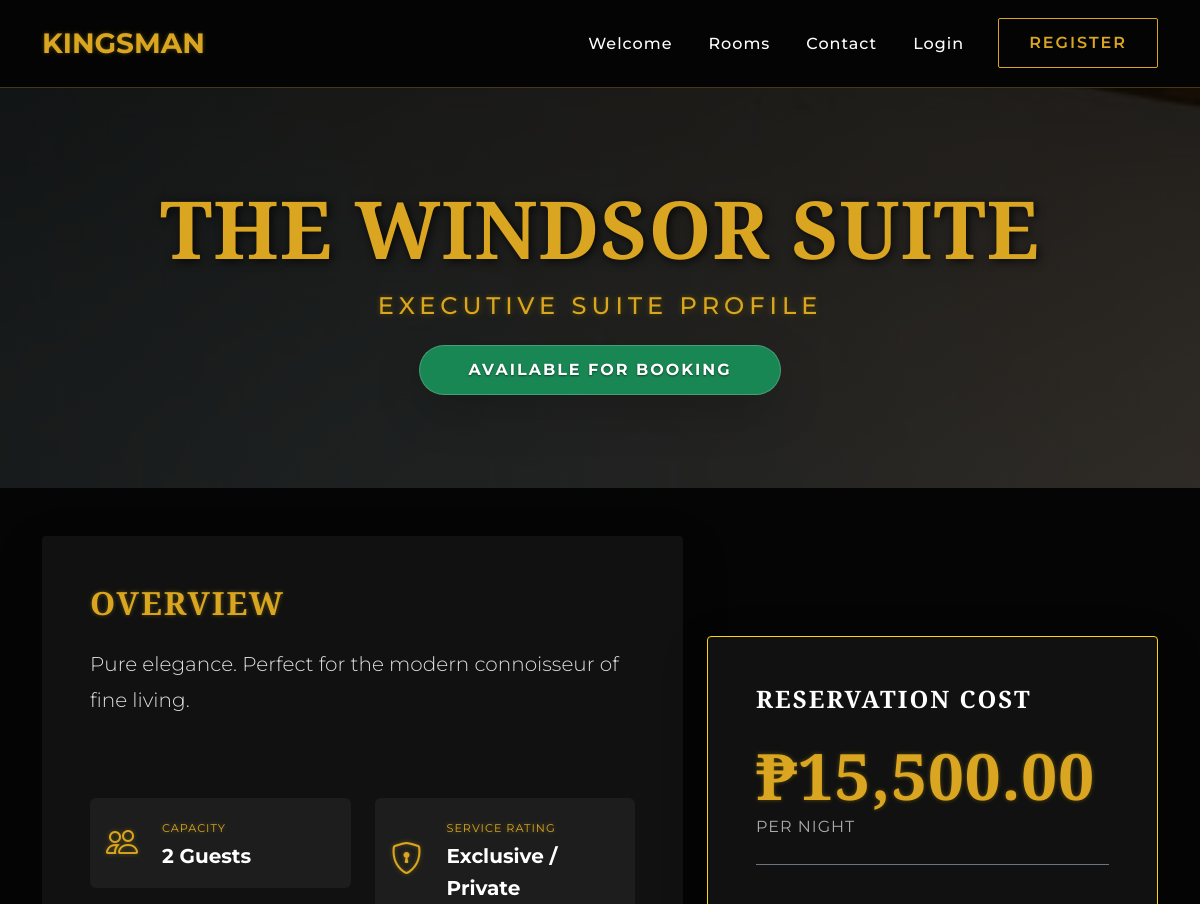
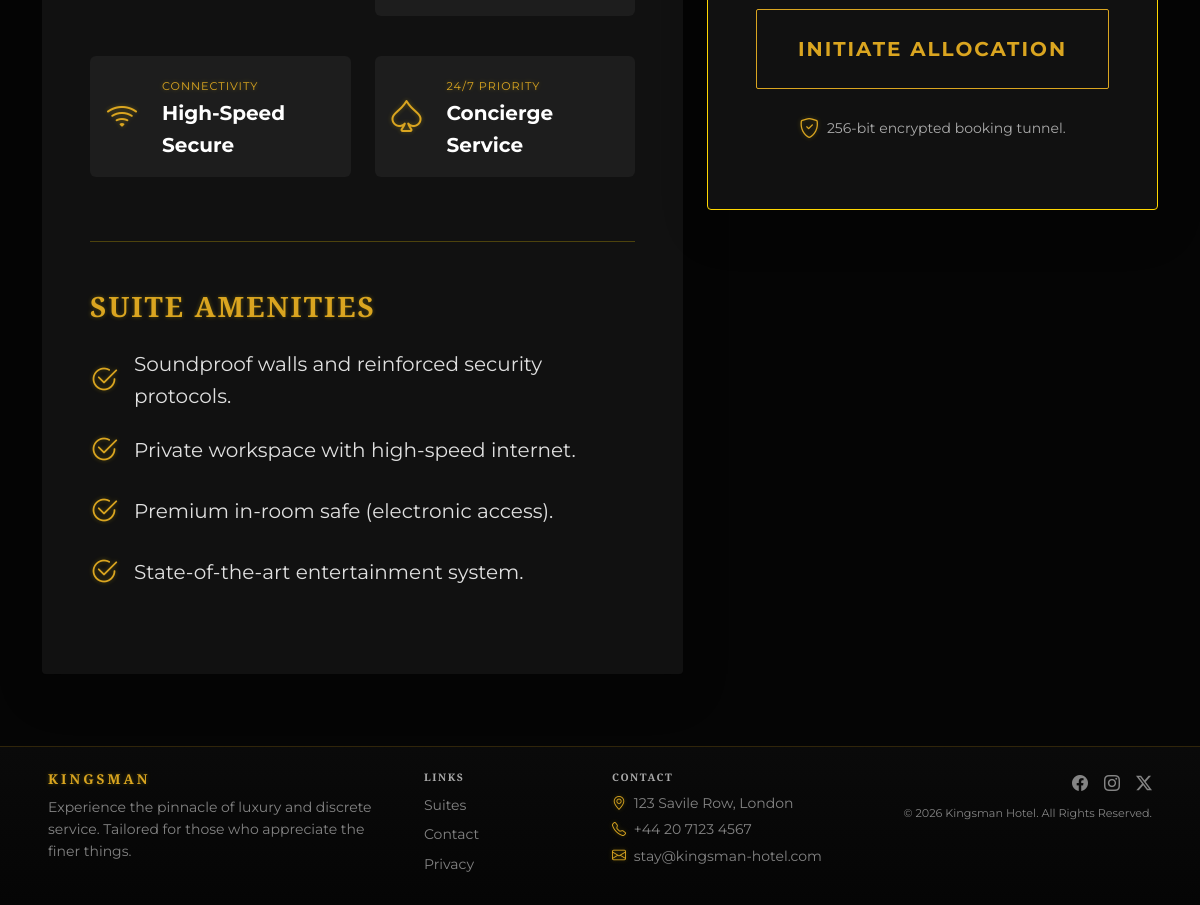
The page /room_details.php?id=1 on the database its author committed (2 pictures, top to bottom).
### tables this page shows
CREATE TABLE room_types (
    id INT AUTO_INCREMENT PRIMARY KEY,
    type_name VARCHAR(50) NOT NULL,
    description TEXT,
    price_per_night DECIMAL(10, 2) NOT NULL,
    max_capacity INT NOT NULL,
    status ENUM('active', 'archived') DEFAULT 'active',
    thumbnail_image VARCHAR(255) DEFAULT 'default_room.jpg',
    created_at TIMESTAMP DEFAULT CURRENT_TIMESTAMP
);

### room_details.php (the view, shortened to what this page needs)
<?php
include 'includes/header.php';
require_once 'config/db.php';
$room_id = $_GET['id'] ?? null;
$stmt = $pdo->prepare("SELECT rt.*,
                     (SELECT COUNT(*) FROM rooms r WHERE r.room_type_id = rt.id AND r.status = 'available') as available_count
                     FROM room_types rt WHERE rt.id = ?");
$stmt->execute([$room_id]);
$room = $stmt->fetch();
$is_available = $room['available_count'] > 0;
$booking_url = isset($_SESSION['user_id']) ? "book_room.php?id=" . $room['id'] : "login.php";
?>
<div class="hero-section"
    style="min-height: 50vh; background: linear-gradient(rgba(0,0,0,0.7), rgba(0,0,0,0.7)), url('assets/img/<?php echo htmlspecialchars($room['thumbnail_image']); ?>'); background-attachment: fixed; background-size: cover;">
    <div class="container text-center">
        <h1 class="display-1 text-uppercase mb-3 fw-bold" style="text-shadow: 2px 2px 10px rgba(0,0,0,0.8);">
            <?php echo htmlspecialchars($room['type_name']); ?>
        </h1>
        <p class="h4 gold-text text-uppercase mb-4"
            style="letter-spacing: 5px; text-shadow: 1px 1px 5px rgba(0,0,0,0.8);">Executive Suite Profile</p>
        <?php if ($is_available): ?>
            <span class="badge bg-success text-white p-3 px-5 shadow-lg fs-6 rounded-pill"
                style="letter-spacing: 2px; border: 1px solid rgba(255,255,255,0.2);">AVAILABLE FOR BOOKING</span>
        <?php else: ?>
            <span class="badge bg-danger text-white p-3 px-5 shadow-lg fs-6 rounded-pill"
                style="letter-spacing: 2px; border: 1px solid rgba(255,255,255,0.2);">CURRENTLY
                FULLY BOOKED</span>
        <?php endif; ?>
    </div>
</div>
<div class="container py-5 mt-n5 position-relative" style="z-index: 10;">
    <div class="row">
        <div class="col-md-7">
            <div class="card kingsman-card p-5 mb-4 glass-panel border-0 shadow-lg text-white">
                <h2 class="gold-text mb-4 text-uppercase fw-bold" style="letter-spacing: 2px;">Overview</h2>
                <p class="lead mb-5" style="line-height: 1.8; color: #e0e0e0;">
                    <?php echo htmlspecialchars($room['description']); ?>
                </p>
                <div class="row g-4 mt-2">
                    <div class="col-md-6">
                        <div class="d-flex align-items-center mb-3 p-3 rounded"
                            style="background: rgba(255,255,255,0.05);">
                            <i class="bi bi-people gold-text fs-2 me-4"></i>
                            <div>
                                <small class="text-uppercase gold-text"
                                    style="font-size: 0.7rem; letter-spacing: 1px;">Capacity</small>
                                <strong class="d-block fs-5">
                                    <?php echo $room['max_capacity']; ?> Guests
                                </strong>
                            </div>
                        </div>
                    </div>
                    <div class="col-md-6">
                        <div class="d-flex align-items-center mb-3 p-3 rounded"
                            style="background: rgba(255,255,255,0.05);">
                            <i class="bi bi-shield-lock gold-text fs-2 me-4"></i>
                            <div>
                                <small class="text-uppercase gold-text"
                                    style="font-size: 0.7rem; letter-spacing: 1px;">Service Rating</small>
                                <strong class="d-block fs-5">Exclusive / Private</strong>
                            </div>
                        </div>
                    </div>
                    <div class="col-md-6">
                        <div class="d-flex align-items-center mb-3 p-3 rounded"
                            style="background: rgba(255,255,255,0.05);">
                            <i class="bi bi-wifi gold-text fs-2 me-4"></i>
                            <div>
                                <small class="text-uppercase gold-text"
                                    style="font-size: 0.7rem; letter-spacing: 1px;">Connectivity</small>
                                <strong class="d-block fs-5">High-Speed Secure</strong>
                            </div>
                        </div>
                    </div>
                    <div class="col-md-6">
                        <div class="d-flex align-items-center mb-3 p-3 rounded"
                            style="background: rgba(255,255,255,0.05);">
                            <i class="bi bi-suit-spade gold-text fs-2 me-4"></i>
                            <div>
                                <small class="text-uppercase gold-text"
                                    style="font-size: 0.7rem; letter-spacing: 1px;">24/7 Priority</small>
                                <strong class="d-block fs-5">Concierge Service</strong>
                            </div>
                        </div>
                    </div>
                </div>
                <hr class="my-5 border-gold opacity-25">
                <h3 class="gold-text mb-4 text-uppercase fw-bold" style="letter-spacing: 2px;">Suite Amenities</h3>
                <ul class="list-unstyled">
                    <li class="mb-3 fs-5 d-flex align-items-center"><i
                            class="bi bi-check2-circle gold-text me-3 fs-3"></i> <span
                            style="color: #e0e0e0;">Soundproof walls and
                            reinforced security protocols.</span></li>
                    <li class="mb-3 fs-5 d-flex align-items-center"><i
                            class="bi bi-check2-circle gold-text me-3 fs-3"></i> <span style="color: #e0e0e0;">Private
                            workspace with
                            high-speed internet.</span></li>
                    <li class="mb-3 fs-5 d-flex align-items-center"><i
                            class="bi bi-check2-circle gold-text me-3 fs-3"></i> <span style="color: #e0e0e0;">Premium
                            in-room safe
                            (electronic access).</span></li>
                    <li class="mb-3 fs-5 d-flex align-items-center"><i
                            class="bi bi-check2-circle gold-text me-3 fs-3"></i> <span
                            style="color: #e0e0e0;">State-of-the-art entertainment
                            system.</span></li>
                </ul>
            </div>
        </div>
        <div class="col-md-5">
            <div class="card kingsman-card p-5 sticky-top glass-panel border-gold shadow-lg" style="top: 100px;">
                <h4 class="text-white mb-4 text-uppercase" style="letter-spacing: 2px;">Reservation Cost</h4>
                <div class="mb-5 border-bottom border-secondary pb-4">
                    <h2 class="display-3 gold-text fw-bold mb-0">
                        ₱<?php echo number_format($room['price_per_night'], 2); ?></h2>
                    <span class="text-muted text-uppercase" style="letter-spacing: 1px;">Per Night</span>
                </div>
                <div class="d-grid gap-3">
                    <?php if ($is_available): ?>
                        <a href="<?php echo $booking_url; ?>" class="btn btn-kingsman py-4 fs-5 text-uppercase fw-bold"
                            style="letter-spacing: 2px;">Initiate
                            Allocation</a>
                        <p class="text-center small text-muted mt-2"><i
                                class="bi bi-shield-check gold-text me-1 fs-5 align-middle"></i> 256-bit encrypted booking
                            tunnel.
                        </p>
                    <?php endif; ?>
                </div>
            </div>
        </div>
    </div>
</div>
<?php include 'includes/footer.php'; ?>

### assets/css/kingsman.css (style rules this page uses)
:root { --primary-gold: #DAA520; --primary-gold-bright: #FFD700; --primary-gold-light: #FFEA00; --primary-gold-dark: #B8860B; --bg-black: #050505; --bg-dark-gray: #101010; --bg-card: #151515; --text-white: #ffffff; --text-muted: #aaaaaa; --accent-color: #c5a021; --font-heading: 'Playfair Display', serif; --font-body: 'Montserrat', sans-serif; --gold-glow: 0 0 15px rgba(197, 160, 33, 0.2); --gold-inner-glow: inset 0 0 12px rgba(218, 165, 32, 0.1); }
body { background-color: var(--bg-black); color: var(--text-white); font-family: var(--font-body); line-height: 1.6; margin: 0; padding: 0; }
p, span, small { color: var(--text-white); }
.text-muted { color: var(--text-muted) !important; }
h1, h2, h3, h4, h5, h6 { font-family: var(--font-heading); color: var(--primary-gold); letter-spacing: 1px; font-weight: 700; }
.kingsman-card { background-color: var(--bg-card); border: 1px solid rgba(212, 175, 55, 0.2); border-radius: 4px; box-shadow: var(--gold-inner-glow); transition: all 0.5s cubic-bezier(0.165, 0.84, 0.44, 1); overflow: hidden; position: relative; }
.btn-kingsman { position: relative; background-color: transparent; border: 1px solid var(--primary-gold); color: var(--primary-gold); border-radius: 2px; font-weight: 600; text-transform: uppercase; letter-spacing: 2px; padding: 12px 30px; transition: all 0.4s cubic-bezier(0.165, 0.84, 0.44, 1); z-index: 1; overflow: hidden; }
.btn-kingsman::before { content: ''; position: absolute; top: 0; left: -100%; width: 100%; height: 100%; background: var(--primary-gold); transition: all 0.4s cubic-bezier(0.165, 0.84, 0.44, 1); z-index: -1; }
.btn-outline-gold i, .gold-text i, .gold-text { color: var(--primary-gold-bright) !important; filter: drop-shadow(0 0 2px rgba(255, 215, 0, 0.3)); }
.border-gold { border-color: var(--primary-gold-bright) !important; }
.glass-panel { background: rgba(10, 10, 10, 0.85); backdrop-filter: blur(20px); -webkit-backdrop-filter: blur(20px); border: 1px solid rgba(197, 160, 33, 0.15); box-shadow: var(--gold-inner-glow); }
.badge { text-shadow: 0 1px 2px rgba(0, 0, 0, 0.5); letter-spacing: 0.5px; padding: 0.5em 0.8em; }
.hero-section { min-height: 100vh; background: linear-gradient(rgba(0, 0, 0, 0.8), rgba(0, 0, 0, 0.8)), url('../img/hero-bg.jpg'); background-size: cover; background-position: center; background-attachment: fixed; display: flex; align-items: center; justify-content: center; text-align: center; }
.gold-text { color: var(--primary-gold) !important; }

### room_details.php (style rules this page uses)
.glass-panel { background: rgba(20, 20, 20, 0.85) !important; backdrop-filter: blur(15px); -webkit-backdrop-filter: blur(15px); }

### rows shown on the page
room_types: thumbnail_image (picture), type_name "THE WINDSOR SUITE", description "Pure elegance. Perfect for the modern connoisseur of fine living.", max_capacity "2", price_per_night "15,500.00"
